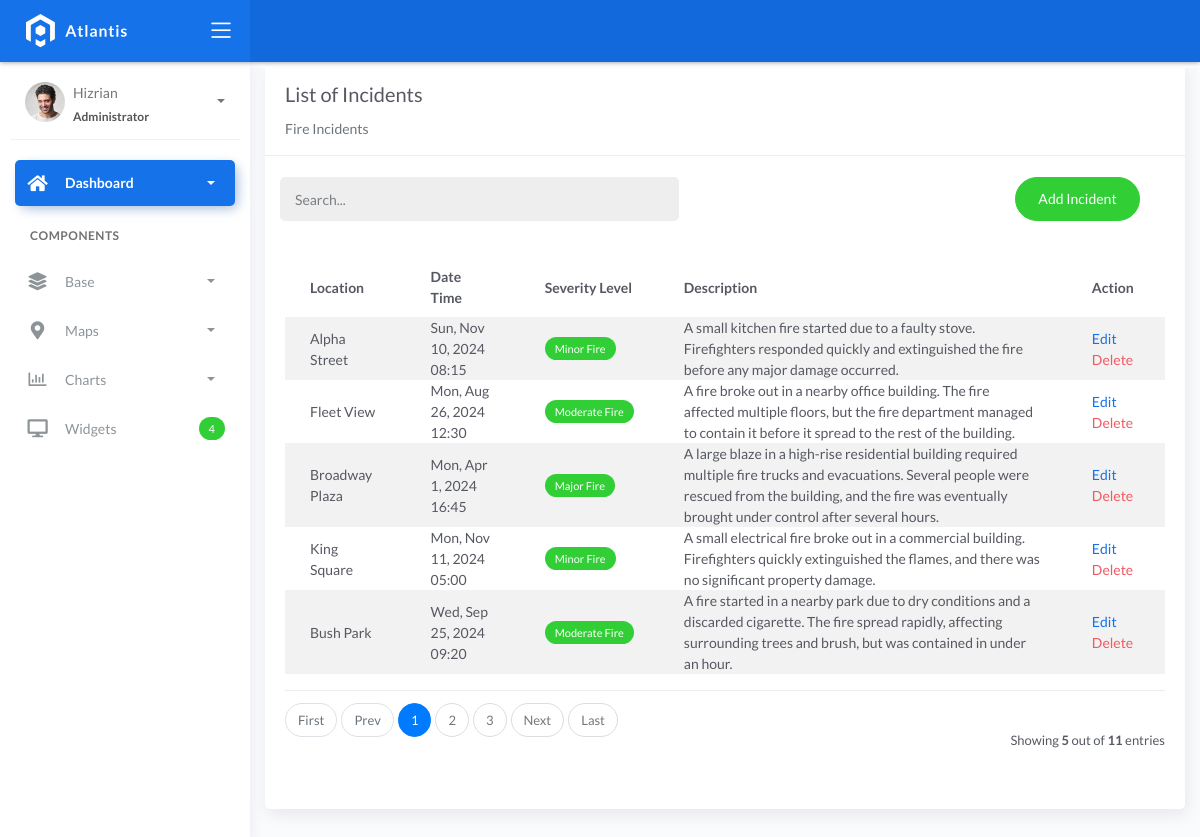
Screenshot of /incident_list/ with the database file from the repository.
### fire/models.py (models this page shows, shortened)
class BaseModel(models.Model):
    created_at = models.DateTimeField(auto_now_add=True, db_index=True)
    updated_at = models.DateTimeField(auto_now=True)
    class Meta:
        abstract = True

class Incident(BaseModel):
    SEVERITY_CHOICES = (
        ('Minor Fire', 'Minor Fire'),
        ('Moderate Fire', 'Moderate Fire'),
        ('Major Fire', 'Major Fire'),
    )
    location = models.ForeignKey(Locations, on_delete=models.CASCADE)
    date_time = models.DateTimeField(default=now, blank=True, null=True, validators=[validate_not_future])  # Use timezone-aware default
    severity_level = models.CharField(max_length=45, choices=SEVERITY_CHOICES)
    description = models.CharField(max_length=250)

class Locations(BaseModel):
    name = models.CharField(max_length=150)
    latitude = models.DecimalField(
        max_digits=22, decimal_places=16, null=True, blank=True)
    longitude = models.DecimalField(
        max_digits=22, decimal_places=16, null=True, blank=True)
    address = models.CharField(max_length=150)
    city = models.CharField(max_length=150)  # can be in separate table
    country = models.CharField(max_length=150)  # can be in separate table
    def __str__(self):
        return self.name

### fire/views.py (the view)
# urls.py: path('incident_list/', IncidentList.as_view(), name='incident-list'),
class IncidentList(ListView):
    model = Incident
    context_object_name = 'incident'
    template_name = 'incident_list.html'
    paginate_by = 5

### templates/incident_list.html (shortened to what this page needs)
{% extends 'base.html' %}
{% load static %}
{% block content %}
<div class="content">
    <div class="container-fluid">
        <div class="row">
            <div class="col-md-12">
                <div class="card">
                    <div class="card-header">
                        <div class="card-title">List of Incidents</div>
                        <div class="card-category text-muted">Fire Incidents</div>
                    </div>
                    <br />
                    <div class="col-md-12 row">
                        <div class="col-md-6">
                            <form class="navbar-left navbar-form nav-search mr-md-3" action="">
                                <div class="input-group">
                                    <input type="text" placeholder="Search..." class="form-control" />
                                    <div class="input-group-append">
                                        <span class="input-group-text">
                                        </span>
                                    </div>
                                </div>
                            </form>
                        </div>
                        <div class="col-md-6">
                            <div class="pull-right">
                                <a href="{% url 'incident-add' %}" class="btn btn-success btn-rounded">Add Incident</a>
                            </div>
                        </div>
                    </div>
                    <div class="card-body">
                        <table class="table table-striped mt-3">
                            <thead>
                                <tr>
                                    <th scope="col">Location</th>
                                    <th scope="col">Date Time</th>
                                    <th scope="col">Severity Level</th>
                                    <th scope="col">Description</th>
                                    <th scope="col">Action</th>
                                </tr>
                            </thead>
                            <tbody>
                                {% if object_list %}
                                    {% for object in object_list %}
                                    <tr>
                                        <td>{{ object.location }}</td>
                                        <td>{{ object.date_time|date:"D, M j, Y H:i" }}</td>
                                        <td>
                                            <span class="badge {% if object.severity_level == 'High' %}badge-danger
                                                              {% elif object.severity_level == 'Medium' %}badge-warning
                                                              {% else %}badge-success{% endif %}">
                                                {{ object.severity_level }}
                                            </span>
                                        </td>
                                        <td>{{ object.description }}</td>
                                        <td>
                                            <a href="{% url 'incident-update' object.id %}">Edit</a>
                                            <a href="{% url 'incident-delete' object.id %}" class="text-danger">Delete</a>
                                        </td>
                                    </tr>
                                    {% endfor %}
                                {% else %}
                                    <tr>
                                        <td colspan="5" class="text-center">No fire incidents found.</td>
                                    </tr>
                                {% endif %}
                            </tbody>
                        </table>
                        {% include 'includes/pagination.html' %}
                    </div>
                </div>
            </div>
        </div>
    </div>
</div>
{% endblock %}

### rows the page displays
Incident: location "Alpha Street", date_time "Sun, Nov 10, 2024 08:15", severity_level "Minor Fire", description "A small kitchen fire started due to a faulty stove. Firefighters responded quickly and extinguished the fire before any major damage occurred."
Incident: location "Fleet View", date_time "Mon, Aug 26, 2024 12:30", severity_level "Moderate Fire", description "A fire broke out in a nearby office building. The fire affected multiple floors, but the fire department managed to contain it before it spread to the rest of the building."
Incident: location "Broadway Plaza", date_time "Mon, Apr 1, 2024 16:45", severity_level "Major Fire", description "A large blaze in a high-rise residential building required multiple fire trucks and evacuations. Several people were rescued from the building, and the fire was eventually brought under control after several hours."
Incident: location "King Square", date_time "Mon, Nov 11, 2024 05:00", severity_level "Minor Fire", description "A small electrical fire broke out in a commercial building. Firefighters quickly extinguished the flames, and there was no significant property damage."
Incident: location "Bush Park", date_time "Wed, Sep 25, 2024 09:20", severity_level "Moderate Fire", description "A fire started in a nearby park due to dry conditions and a discarded cigarette. The fire spread rapidly, affecting surrounding trees and brush, but was contained in under an hour."

### other values shown
{{ page_num }} "1"
{{ page_num }} "2" "3"
{{ object_list.count }} "5"
{{ paginator.count }} "11"
